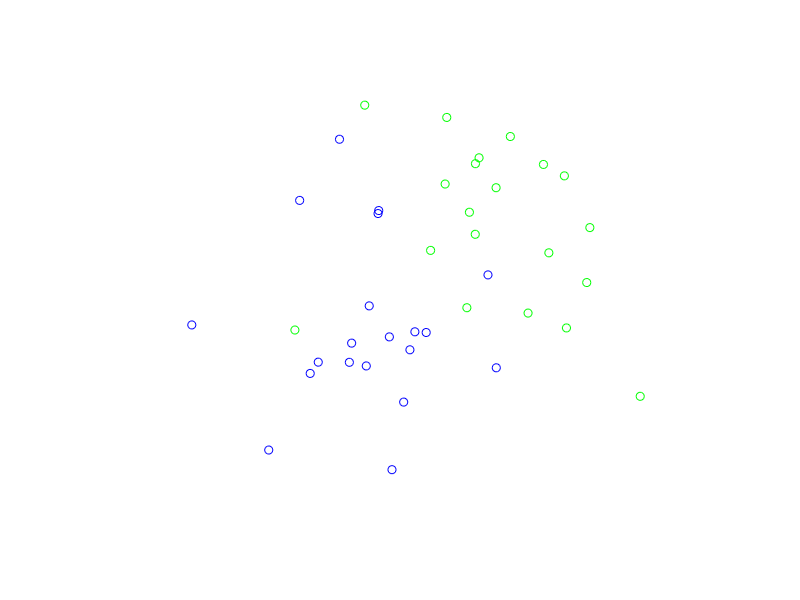
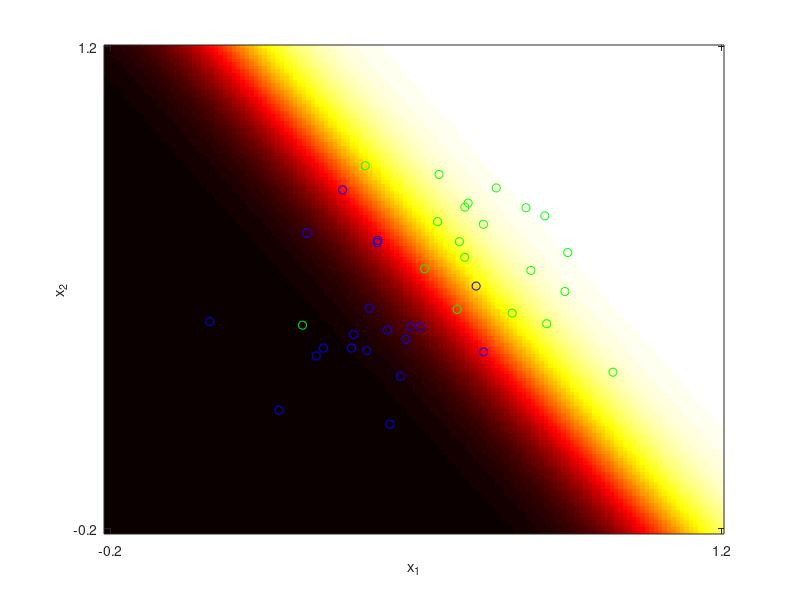

These figures' MATLAB source, in order:
function r=practicalLogReg3

%The goal of this part of the practical is to implement Newton's method
%for fitting logistic regression with 2D data

%As for the last part, we have implemented the main function, so you should
%implement the first and second derivatives.

%When you have this working, compare the number of iterations for steepest
%descent vs. Newton's method

%close all figures
close all;

%set seed so always get same random numbers
rand('seed',3)
randn('seed',3)

%number of data
nData = 20;

%generate some random values from Gaussian distribution 
x1 = randn(2,nData)*0.15+0.65; t1 = ones(1,nData);
x2 = randn(2,nData)*0.19+0.4; t2 = zeros(1,nData);

%show data before
figure; set(gcf,'Color',[1 1 1]);
plot(x1(1,:),x1(2,:),'go');hold on
plot(x2(1,:),x2(2,:),'bo');
axis off; axis square;

%concatenate data
x = [ones(1,length(x1)+length(x2));x1 x2];
w = [t1 t2];



startPosn = [1;-2.0;2.0];
tol = 10e-5;
[phiValues wPredicted] =optimize(startPosn,tol,@NegLogProb,@NegLogProbDeriv,@NegLogProbHessian,x,w);


%compute function on a grid to draw it
xIndex = -0.2:0.01:1.2;
wIndex = -0.2:0.01:1.2;
[x1Mesh x2Mesh] = meshgrid(xIndex,wIndex);
x = [x1Mesh(:) x2Mesh(:)]';
x = [ones(1,size(x,2)); x];
phi = phiValues(:,end);
prob = sig(phi'*x);


prob = reshape(prob,length(wIndex),length(xIndex));

%visualize range
figure; set(gcf,'Color',[1 1 1]);
imagesc(prob);colormap(hot);
xlabel('x_{1}');ylabel('x_{2}');
set(gca,'YDir','Normal');
set(gca,'XTick',[2 length(xIndex)]);
set(gca,'YTick',[2 length(wIndex)]);
set(gca,'XTickLabel',{'-0.2','1.2'});
set(gca,'YTickLabel',{'-0.2','1.2'});

%plot the data on top
hold on;
plot((x1(1,:)-xIndex(1))/(xIndex(2)-xIndex(1)),(x1(2,:)-wIndex(2))/(wIndex(2)-wIndex(1)),'go');
plot((x2(1,:)-xIndex(1))/(xIndex(2)-xIndex(1)),(x2(2,:)-wIndex(2))/(wIndex(2)-wIndex(1)),'bo');


%==========================================================================

%Main optimization routine
function [xPositions functionValues] =optimize(startPosn,tol,myFunction, myFunctionDeriv, myFunction2ndDeriv,x,w)

xPositions = startPosn;
functionValues = myFunction(startPosn,x,w);

cIter = 1;
while(1)
    %compute derivative and Hessian at current positions
    derivVector = myFunctionDeriv(startPosn,x,w);
    hessian = myFunction2ndDeriv(startPosn,x,w);
    %compute update direction 
    updateDirection = -inv(hessian)*derivVector;
    %do line search
    endPosn = lineSearch(startPosn,updateDirection,myFunction,tol,x,w);
    %store the end position and the best value so far
    xPositions = [xPositions endPosn];
    functionValues = [functionValues myFunction(endPosn,x,w)];
    %if didn't move very much then probably at maximum
    if(min(abs(endPosn-startPosn)<tol))
        break;
    else
        %new start position
        startPosn = endPosn;
    end;
    fprintf('Iter %d, Fn = %3.3f\n',cIter, myFunction(endPosn,x,w));
    cIter = cIter+1;
end;

%==========================================================================

function minX = lineSearch(startPosn,updateDirection,myFunction,tol,x,w)

%set options
options = optimset('Display','Off','TolX',tol);
startOffset = 0.0;

%run optimization
offset = fminsearch(@(offset)lineSearchFunction(offset,myFunction,updateDirection,startPosn,x,w),startOffset);
minX = startPosn + updateDirection * offset;


%==========================================================================

function r = lineSearchFunction(offset,myFunction,updateDirection,startPosn,x,w)

r = myFunction(startPosn+offset*updateDirection,x,w);

%==========================================================================
function r = sig(a)

r = 1./(1+exp(-a));
r = r;


%==========================================================================
%Returns negative log probability of training data (so output a scalar)
function L= NegLogProb(phi, x,w)

smallNum = 10e-6;
%added a small number to stop getting log(0);
L = w.*log(sig(phi'*x)+smallNum)+(1-w).*log(1-sig(phi'*x)+smallNum);
L = -sum(L);

%==========================================================================
%Compute derivative of negative log probability (3x1 vector)
function deriv= NegLogProbDeriv(phi,x,w)
%TO DO - compute this derivative.
%replace this.
deriv = (-(sig(phi'*x)-w)*x')' ;

if ~(size(deriv, 1) == 3 && size(deriv, 2) == 1)
    error('deriv should be a 3 x 1 vector');
end

%==========================================================================
%Compute 2nd derivative of negative log probability (3x3 matrix)
function hessian= NegLogProbHessian(phi,x,w)

%TO DO - compute this matrix.
%Replace this:
hessian = -(sig(phi'*x)*(1-sig(phi'*x))'*x*x');

if ~(size(hessian, 1) == 3 && size(hessian, 2) == 3)
    error('hessian should be a 3 x 3 matrix');
end